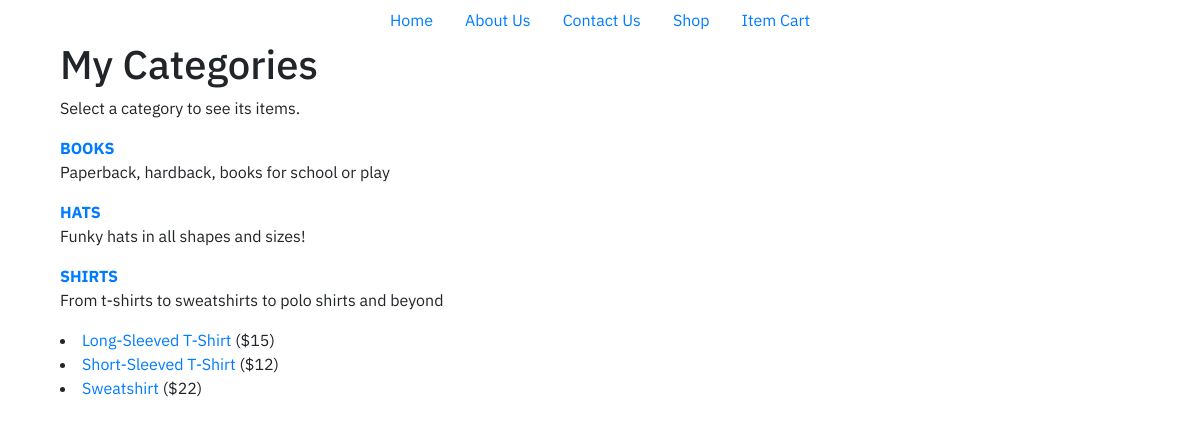
Page /Phase1/seestore.php?cat_id=2 on the committed database.
### tables this page shows
CREATE TABLE IF NOT EXISTS `store_categories` (
  `id` int(11) NOT NULL AUTO_INCREMENT,
  `cat_title` varchar(50) DEFAULT NULL,
  `cat_desc` text,
  PRIMARY KEY (`id`)
);

CREATE TABLE IF NOT EXISTS `store_items` (
  `id` int(11) NOT NULL AUTO_INCREMENT,
  `cat_id` int(11) NOT NULL,
  `item_title` varchar(75) DEFAULT NULL,
  `item_price` float DEFAULT NULL,
  `item_desc` text,
  `item_image` varchar(50) DEFAULT NULL,
  PRIMARY KEY (`id`)
);

### Phase1/seestore.php (the view, shortened to what this page needs)
<?php
include("DBConnect.inc");
$display_block = "<h1>My Categories</h1>
<p>Select a category to see its items.</p>
";
$get_cats_sql = "SELECT id, cat_title, cat_desc FROM store_categories ORDER BY cat_title";
$get_cats_res = $conn->query($get_cats_sql) or die("Couldn't connect :".$conn->error);
if ($get_cats_res->num_rows < 1) {
    $display_block = "<p><em>Sorry, no categories to browse.</em></p>";
}else{
    while ($cats = $get_cats_res->fetch_array()) {
        $cat_id = $cats['id'];
        $cat_title = strtoupper(stripslashes($cats['cat_title']));
        $cat_desc = stripslashes($cats['cat_desc']);
        $display_block .= "<p><strong><a href=\"" . $_SERVER["PHP_SELF"] . "?cat_id=" . $cat_id . "\">" . $cat_title . "</a></strong><br/>" . $cat_desc . "</p>";
        if (!isset($_GET["cat_id"])) {
        }else{
            if ($_GET["cat_id"] == $cat_id) {
                $get_items_sql = "SELECT id, item_title, item_price FROM store_items WHERE cat_id = '" . $cat_id . "' ORDER BY item_title";
                $get_items_res = $conn->query($get_items_sql) or die("Couldn't connect :".$conn->error);
                if ($get_items_res->num_rows < 1) {
                    $display_block .= "<p><em>Sorry, no items in this category.</em></p>";
                }else{
                    while ($items = $get_items_res->fetch_array()) {
                        $item_id = $items['id'];
                        $item_title = stripslashes($items['item_title']);
                        $item_price = $items['item_price'];
                        $display_block .= "<li><a href=\"showitem.php?item_id=" . $item_id . "\">" . $item_title . "</a></strong> (\$" . $item_price . ")</li>";
                    }
                    $display_block .= "</ul>";
                }
            }
        }
    }
}?>
<html lang="en">
<head>
    <link rel="stylesheet"
          href="https://maxcdn.bootstrapcdn.com/bootstrap/4.0.0/css/bootstrap.min.css"
>
</head>
<body>
<section>
    <ul class="nav justify-content-center">
        <li class="nav-item">
            <a class="nav-link" href="index.html">Home</a>
        </li>
        <li class="nav-item">
            <a class="nav-link" href="aboutus.html">About Us</a>
        </li>
        <li class="nav-item">
            <a class="nav-link" href="contactus.html">Contact Us</a>
        </li>
        <li class="nav-item">
            <a class="nav-link" href="seestore.php">Shop</a>
        </li>
        <li class="nav-item">
            <a class="nav-link" href="showcart.php">Item Cart</a>
        </li>
    </ul>
</section>
<div class="container">
<div class="col-sm-12">
<?php echo $display_block; ?>
</div></div>
</body>
</html>

### Phase1/seestore.php (style rules this page uses)
body { font-family: 'IBM Plex Sans', sans-serif; }

### rows in the picture
store_categories: cat_title "BOOKS", cat_desc "Paperback, hardback, books for school or play"
store_categories: cat_title "HATS", cat_desc "Funky hats in all shapes and sizes!"
store_categories: cat_title "SHIRTS", cat_desc "From t-shirts to sweatshirts to polo shirts and beyond"
store_items: item_title "Long-Sleeved T-Shirt", item_price "15"
store_items: item_title "Short-Sleeved T-Shirt", item_price "12"
store_items: item_title "Sweatshirt", item_price "22"
